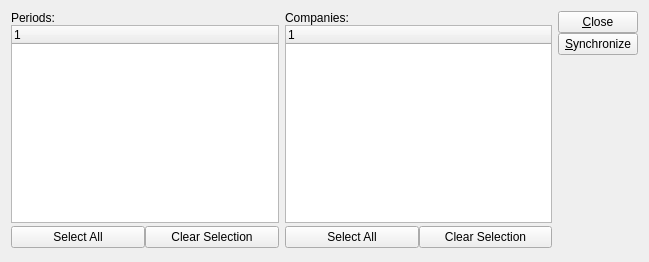
<ui version="4.0" >
 <author></author>
 <comment>This file is part of the xTuple ERP: PostBooks Edition, a free and
open source Enterprise Resource Planning software suite,
Copyright (c) 1999-2010 by OpenMFG LLC, d/b/a xTuple.
It is licensed to you under the Common Public Attribution License
version 1.0, the full text of which (including xTuple-specific Exhibits)
is available at www.xtuple.com/CPAL.  By using this software, you agree
to be bound by its terms.</comment>
 <class>syncCompanies</class>
 <widget class="QWidget" name="syncCompanies" >
  <property name="geometry" >
   <rect>
    <x>0</x>
    <y>0</y>
    <width>649</width>
    <height>262</height>
   </rect>
  </property>
  <property name="windowTitle" >
   <string>Synchronize Companies</string>
  </property>
   <layout class="QGridLayout" >
    <item row="0" column="0" >
     <layout class="QVBoxLayout" >
      <property name="spacing" >
       <number>0</number>
      </property>
      <item>
       <widget class="QLabel" name="_periodLit" >
        <property name="text" >
         <string>Periods:</string>
        </property>
        <property name="buddy" >
         <cstring>_period</cstring>
        </property>
       </widget>
      </item>
      <item>
       <widget class="XTreeWidget" name="_period" >
        <property name="selectionMode" >
         <enum>QAbstractItemView::MultiSelection</enum>
        </property>
       </widget>
      </item>
      <item>
       <layout class="QHBoxLayout" >
        <property name="topMargin" >
         <number>3</number>
        </property>
        <property name="bottomMargin" >
         <number>3</number>
        </property>
        <item>
         <widget class="QPushButton" name="_selectPeriod" >
          <property name="text" >
           <string>Select All</string>
          </property>
         </widget>
        </item>
        <item>
         <widget class="QPushButton" name="_clearPeriod" >
          <property name="text" >
           <string>Clear Selection</string>
          </property>
         </widget>
        </item>
       </layout>
      </item>
     </layout>
    </item>
    <item row="0" column="1" >
     <layout class="QVBoxLayout" >
      <property name="spacing" >
       <number>0</number>
      </property>
      <item>
       <widget class="QLabel" name="_companyLit" >
        <property name="text" >
         <string>Companies:</string>
        </property>
        <property name="buddy" >
         <cstring>_company</cstring>
        </property>
       </widget>
      </item>
      <item>
       <widget class="XTreeWidget" name="_company" >
        <property name="selectionMode" >
         <enum>QAbstractItemView::MultiSelection</enum>
        </property>
       </widget>
      </item>
      <item>
       <layout class="QHBoxLayout" >
        <property name="topMargin" >
         <number>3</number>
        </property>
        <property name="bottomMargin" >
         <number>3</number>
        </property>
        <item>
         <widget class="QPushButton" name="_selectCompany" >
          <property name="text" >
           <string>Select All</string>
          </property>
         </widget>
        </item>
        <item>
         <widget class="QPushButton" name="_clearCompany" >
          <property name="text" >
           <string>Clear Selection</string>
          </property>
         </widget>
        </item>
       </layout>
      </item>
     </layout>
    </item>
    <item row="0" column="2" >
     <layout class="QVBoxLayout" >
      <property name="spacing" >
       <number>0</number>
      </property>
      <item>
       <widget class="QPushButton" name="_close" >
        <property name="text" >
         <string>&amp;Close</string>
        </property>
       </widget>
      </item>
      <item>
       <widget class="QPushButton" name="_sync" >
        <property name="text" >
         <string>&amp;Synchronize</string>
        </property>
       </widget>
      </item>
      <item>
       <spacer>
        <property name="orientation" >
         <enum>Qt::Vertical</enum>
        </property>
        <property name="sizeHint" >
         <size>
          <width>20</width>
          <height>40</height>
         </size>
        </property>
       </spacer>
      </item>
     </layout>
    </item>
   </layout>
 </widget>
 <customwidgets>
  <customwidget>
   <class>XTreeWidget</class>
   <extends>QTreeWidget</extends>
   <header>xtreewidget.h</header>
  </customwidget>
 </customwidgets>
 <tabstops>
  <tabstop>_period</tabstop>
  <tabstop>_selectPeriod</tabstop>
  <tabstop>_clearPeriod</tabstop>
  <tabstop>_company</tabstop>
  <tabstop>_selectCompany</tabstop>
  <tabstop>_clearCompany</tabstop>
  <tabstop>_sync</tabstop>
  <tabstop>_close</tabstop>
 </tabstops>
 <resources/>
 <connections>
  <connection>
   <sender>_close</sender>
   <signal>clicked()</signal>
   <receiver>syncCompanies</receiver>
   <slot>close()</slot>
   <hints>
    <hint type="sourcelabel" >
     <x>536</x>
     <y>23</y>
    </hint>
    <hint type="destinationlabel" >
     <x>464</x>
     <y>6</y>
    </hint>
   </hints>
  </connection>
  <connection>
   <sender>_clearPeriod</sender>
   <signal>clicked()</signal>
   <receiver>_period</receiver>
   <slot>clearSelection()</slot>
   <hints>
    <hint type="sourcelabel" >
     <x>173</x>
     <y>205</y>
    </hint>
    <hint type="destinationlabel" >
     <x>166</x>
     <y>156</y>
    </hint>
   </hints>
  </connection>
  <connection>
   <sender>_clearCompany</sender>
   <signal>clicked()</signal>
   <receiver>_company</receiver>
   <slot>clearSelection()</slot>
   <hints>
    <hint type="sourcelabel" >
     <x>470</x>
     <y>214</y>
    </hint>
    <hint type="destinationlabel" >
     <x>460</x>
     <y>169</y>
    </hint>
   </hints>
  </connection>
  <connection>
   <sender>_selectPeriod</sender>
   <signal>clicked()</signal>
   <receiver>_period</receiver>
   <slot>selectAll()</slot>
   <hints>
    <hint type="sourcelabel" >
     <x>86</x>
     <y>210</y>
    </hint>
    <hint type="destinationlabel" >
     <x>88</x>
     <y>172</y>
    </hint>
   </hints>
  </connection>
  <connection>
   <sender>_selectCompany</sender>
   <signal>clicked()</signal>
   <receiver>_company</receiver>
   <slot>selectAll()</slot>
   <hints>
    <hint type="sourcelabel" >
     <x>349</x>
     <y>209</y>
    </hint>
    <hint type="destinationlabel" >
     <x>349</x>
     <y>153</y>
    </hint>
   </hints>
  </connection>
 </connections>
</ui>
